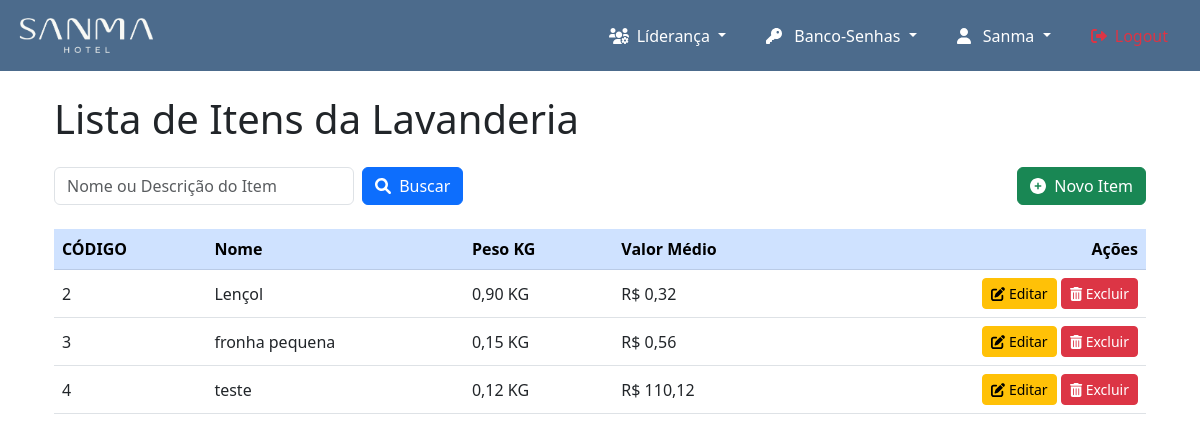
The app's page /governanca/lavanderia/list (signed in) with its own data.
### governanca/models.py (models this page shows, shortened)
class ItemLavanderia(models.Model):
    nome = models.CharField(max_length=100)
    pesokg = models.DecimalField(max_digits=10, decimal_places=2)
    valormedio = models.DecimalField(max_digits=10, decimal_places=2)

### governanca/views/itens.py (the view)
# urls.py: path('lavanderia/list', list_item_lavanderia, name='item_lavanderia_list'),
@login_required
def list_item_lavanderia(request):
    search = request.GET.get('search', '').strip()
    if search:
        items = ItemLavanderia.objects.filter(
            Q(nome__icontains=search) | Q(valormedio__icontains=search)
        )
    else:
        items = ItemLavanderia.objects.all()
    context = {
        'itens': items,
        'request': request,
    }
    return render(request, 'governanca/itens/listar_itens.html', context)

### templates/governanca/itens/listar_itens.html (shortened to what this page needs)
{% extends 'core/base.html' %}
{% load static %}
{% block content %}
<div class="container mt-4">
    <h1 class="mb-4">Lista de Itens da Lavanderia</h1>
    <form method="get" action="{% url 'item_lavanderia_list' %}" class="d-flex flex-wrap justify-content-between align-items-center mb-4">
        <div class="d-flex align-items-center">
            <input type="text" name="search" placeholder="Nome ou Descrição do Item" value="{{ request.GET.search }}" class="form-control me-2" style="width: 300px;">
            <button type="submit" class="btn btn-primary">
                <i class="fas fa-search me-1"></i> Buscar
            </button>
        </div>
        <a href="{% url 'create_item_lavanderia' %}" class="btn btn-success">
            <i class="fas fa-plus-circle me-1"></i> Novo Item
        </a>
    </form>
    <div class="table-responsive">
        <table class="table table-hover align-middle">
            <thead class="table-primary">
                <tr>
                    <th scope="col">CÓDIGO</th>
                    <th scope="col">Nome</th>
                    <th scope="col">Peso KG</th>
                    <th scope="col">Valor Médio</th>
                    <th scope="col" class="text-end">Ações</th>
                </tr>
            </thead>
            <tbody>
            {% for item in itens %}
                <tr>
                    <td>{{ item.id }}</td>
                    <td>{{ item.nome }}</td>
                    <td>{{ item.pesokg }} KG</td>
                    <td>R$ {{ item.valormedio|floatformat:2 }}</td>
                    <td class="text-end">
                        <a href="{% url 'update_item_lavanderia' item.id %}" class="btn btn-sm btn-warning">
                            <i class="fas fa-edit"></i> Editar
                        </a>
                        <a href="{% url 'delete_item_lavanderia' item.id %}" class="btn btn-sm btn-danger">
                            <i class="fas fa-trash-alt"></i> Excluir
                        </a>
                    </td>
                </tr>
                {% empty %}
                    <tr>
                        <td colspan="5" class="text-center">Nenhum item encontrado.</td>
                    </tr>
                {% endfor %}
            </tbody>
        </table>
    </div>
</div>
{% endblock %}

### records on screen
ItemLavanderia: id "2", nome "Lençol", pesokg "0,90", valormedio "0,32"
ItemLavanderia: id "3", nome "fronha pequena", pesokg "0,15", valormedio "0,56"
ItemLavanderia: id "4", nome "teste", pesokg "0,12", valormedio "110,12"
